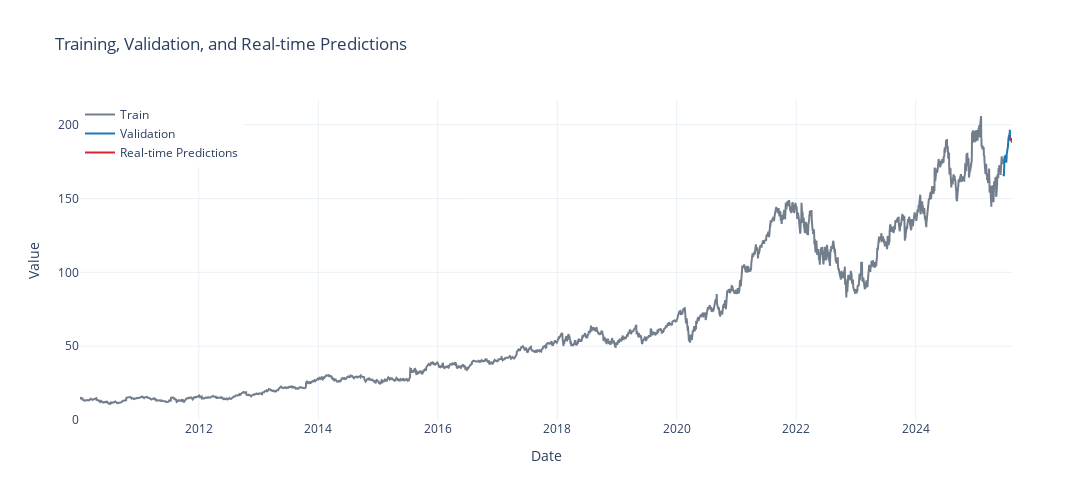

The code cell stored with this chart in its notebook:
### Code cell
plot_inference_results(y_train[:, 0], y_train_dates, y_valid[:, 0], y_valid_dates, predictions_averaged.rename({"prediction_for_date": "date"}, axis=1))
